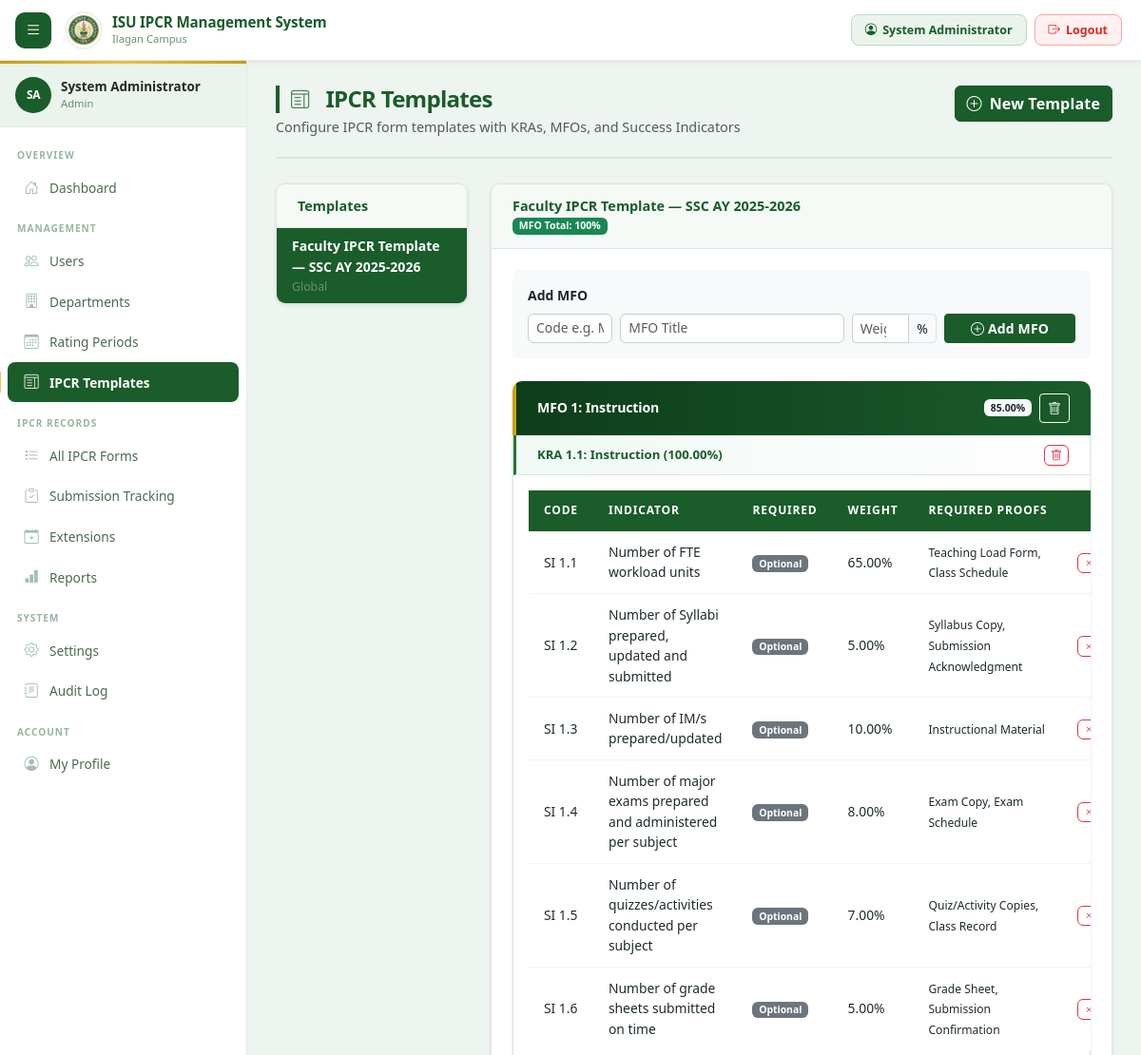
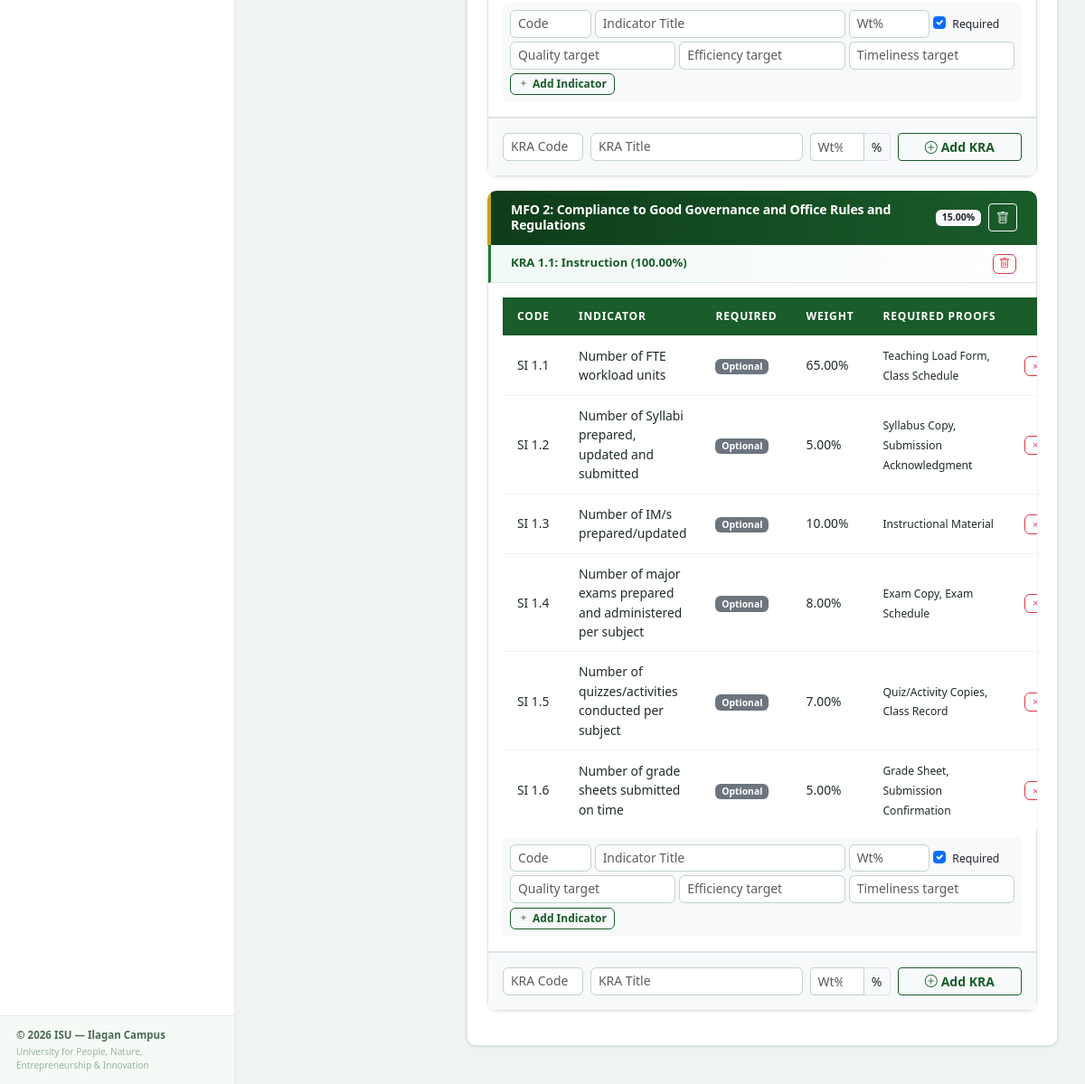
The page /admin/templates.php (signed in) on the database its author committed (2 pictures, top to bottom).
### tables this page shows
CREATE TABLE `ipcr_templates` (
  `id` int(11) NOT NULL,
  `name` varchar(200) NOT NULL,
  `period_id` int(11) DEFAULT NULL,
  `is_default` tinyint(1) DEFAULT 0,
  `description` text DEFAULT NULL,
  `created_by` int(11) DEFAULT NULL,
  `created_at` timestamp NOT NULL DEFAULT current_timestamp(),
  `updated_at` timestamp NOT NULL DEFAULT current_timestamp() ON UPDATE current_timestamp()
);

CREATE TABLE `mfos` (
  `id` int(11) NOT NULL,
  `template_id` int(11) NOT NULL,
  `code` varchar(20) DEFAULT NULL,
  `title` varchar(200) NOT NULL,
  `weight` decimal(5,2) DEFAULT 0.00,
  `sort_order` int(11) DEFAULT 0
);

CREATE TABLE `kras` (
  `id` int(11) NOT NULL,
  `mfo_id` int(11) NOT NULL,
  `code` varchar(20) DEFAULT NULL,
  `title` varchar(200) NOT NULL,
  `weight` decimal(5,2) DEFAULT 0.00,
  `sort_order` int(11) DEFAULT 0
);

CREATE TABLE `success_indicators` (
  `id` int(11) NOT NULL,
  `kra_id` int(11) NOT NULL,
  `code` varchar(20) DEFAULT NULL,
  `title` varchar(500) NOT NULL,
  `quality_target` text DEFAULT NULL,
  `efficiency_target` text DEFAULT NULL,
  `timeliness_target` text DEFAULT NULL,
  `si_weight` decimal(5,2) DEFAULT 0.00,
  `is_required` tinyint(1) DEFAULT 1,
  `rating_basis` varchar(50) DEFAULT 'quality',
  `sort_order` int(11) DEFAULT 0
);

### config/auth.php (called while the page is built, shortened)
<?php
function h(mixed $val): string {
    return htmlspecialchars((string)($val ?? ''), ENT_QUOTES, 'UTF-8');
}

### admin/templates.php (the view, shortened to what this page needs)
<?php
require_once __DIR__ . '/../includes/header.php';
$db  = getDB();
$templates = $db->query("SELECT t.*, p.name as period_name FROM ipcr_templates t LEFT JOIN rating_periods p ON t.period_id=p.id ORDER BY t.created_at DESC")->fetchAll();
$viewTmplId = (int)($_GET['tmpl'] ?? ($templates[0]['id'] ?? 0));
$viewTmpl   = null;
$mfos       = [];
if ($viewTmplId) {
    $vt = $db->prepare("SELECT * FROM ipcr_templates WHERE id=?"); $vt->execute([$viewTmplId]); $viewTmpl = $vt->fetch();
    $mfoRows = $db->prepare("SELECT * FROM mfos WHERE template_id=? ORDER BY sort_order"); $mfoRows->execute([$viewTmplId]); $mfoRows = $mfoRows->fetchAll();
    foreach ($mfoRows as $mfo) {
        $kraRows = $db->prepare("SELECT * FROM kras WHERE mfo_id=? ORDER BY sort_order"); $kraRows->execute([$mfo['id']]); $kraRows = $kraRows->fetchAll();
        foreach ($kraRows as &$kra) {
            $siRows = $db->prepare("SELECT s.*, GROUP_CONCAT(r.label ORDER BY r.sort_order SEPARATOR '|') as proof_types FROM success_indicators s LEFT JOIN required_proof_types r ON r.si_id=s.id WHERE s.kra_id=? GROUP BY s.id ORDER BY s.sort_order");
            $siRows->execute([$kra['id']]);
            $kra['sis'] = $siRows->fetchAll();
        }
        $mfo['kras'] = $kraRows;
        $mfos[] = $mfo;
    }
}
?>
<div class="page-header">
  <div class="page-header-left">
    <h1><i class="bi bi-layout-text-window me-2"></i>IPCR Templates</h1>
    <p class="text-muted mb-0 mt-1" style="font-size: 0.9rem;">Configure IPCR form templates with KRAs, MFOs, and Success Indicators</p>
  </div>
  <?php if ($currentRole === 'secretary'): ?>
  <div class="alert alert-warning mb-0" style="font-size:.85rem;padding:8px 12px">
    <i class="bi bi-exclamation-triangle me-1"></i>Your edits will be submitted for dean approval before being applied.
  </div>
  <?php else: ?>
  <button class="btn btn-primary" data-bs-toggle="modal" data-bs-target="#newTmplModal">
    <i class="bi bi-plus-circle me-2"></i>New Template
  </button>
  <?php endif; ?>
</div>
<div class="row g-4">
  <div class="col-lg-3">
    <div class="card">
      <div class="card-header"><h6>Templates</h6></div>
      <div class="list-group list-group-flush">
        <?php foreach($templates as $t): ?>
        <a href="?tmpl=<?= $t['id'] ?>" class="list-group-item list-group-item-action <?= $viewTmplId==$t['id']?'active':'' ?>">
          <div class="fw-bold"><?= h($t['name']) ?></div>
          <div class="text-muted-sm"><?= h($t['period_name'] ?? 'Global') ?></div>
        </a>
        <?php endforeach; ?>
      </div>
    </div>
  </div>
  <div class="col-lg-9">
    <?php if($viewTmpl): ?>
    <div class="card mb-3">
      <div class="card-header d-flex justify-content-between align-items-center">
        <div>
          <h6><?= h($viewTmpl['name']) ?></h6>
          <?php
          $mfoSum = array_sum(array_column($mfos,'weight'));
          ?>
          <span class="badge <?= abs($mfoSum-100)<0.01?'bg-success':'bg-danger' ?>">MFO Total: <?= $mfoSum ?>%</span>
        </div>
      </div>
      <div class="card-body">
        <form method="POST" class="mb-4 p-3 bg-light rounded">
          <div class="fw-bold mb-2">Add MFO</div>
          <div class="row g-2 align-items-end">
            <div class="col-md-2"><input class="form-control form-control-sm" name="mfo_code" placeholder="Code e.g. MFO5"></div>
            <div class="col-md-5"><input class="form-control form-control-sm" name="mfo_title" placeholder="MFO Title" required></div>
            <div class="col-md-2"><div class="input-group input-group-sm"><input type="number" class="form-control" name="mfo_weight" placeholder="Weight" min="0" max="100"><span class="input-group-text">%</span></div></div>
            <div class="col-md-3"><button class="btn btn-sm btn-primary w-100"><i class="bi bi-plus-circle me-1"></i>Add MFO</button></div>
          </div>
        </form>
        <?php foreach($mfos as $mfo): ?>
        <div class="mfo-accordion mb-3">
          <div class="mfo-header">
            <h6><?= h($mfo['code']) ?>: <?= h($mfo['title']) ?></h6>
            <div class="d-flex align-items-center gap-2">
              <span class="badge bg-light text-dark"><?= $mfo['weight'] ?>%</span>
              <form method="POST" style="display:inline">
                <button type="submit" class="btn btn-sm btn-outline-light" onclick="return confirm('Delete this MFO and all its KRAs/SIs?')">
                  <i class="bi bi-trash"></i>
                </button>
              </form>
            </div>
          </div>
          <div class="mfo-body">
            <?php foreach($mfo['kras'] as $kra): ?>
            <div class="kra-block">
              <div class="kra-header">
                <h6><?= h($kra['code']) ?>: <?= h($kra['title']) ?> (<?= $kra['weight'] ?>%)</h6>
                <form method="POST" style="display:inline">
                  <button type="submit" class="btn btn-xs btn-outline-danger" style="padding:1px 6px;font-size:.75rem" onclick="return confirm('Delete this KRA?')"><i class="bi bi-trash"></i></button>
                </form>
              </div>
              <div class="p-3">
                <table class="ipcr-table mb-2" style="font-size:.8rem">
                  <thead><tr><th>Code</th><th>Indicator</th><th>Required</th><th>Weight</th><th>Required Proofs</th><th></th></tr></thead>
                  <tbody>
                    <?php foreach($kra['sis'] as $si): ?>
                    <tr>
                      <td><?= h($si['code']) ?></td>
                      <td><?= h($si['title']) ?></td>
                      <td><?= $si['is_required'] ? '<span class="badge bg-danger">Required</span>' : '<span class="badge bg-secondary">Optional</span>' ?></td>
                      <td><?= h($si['si_weight']) ?>%</td>
                      <td><small><?= h(str_replace('|',', ',$si['proof_types']??'')) ?></small></td>
                      <td>
                        <form method="POST" style="display:inline">
                          <button type="submit" class="btn btn-xs btn-outline-danger" style="padding:1px 5px;font-size:.72rem" onclick="return confirm('Delete?')"><i class="bi bi-x"></i></button>
                        </form>
                      </td>
                    </tr>
                    <?php endforeach; ?>
                  </tbody>
                </table>
                <form method="POST" class="p-2 bg-light rounded">
                  <div class="row g-1 mb-1">
                    <div class="col-2"><input class="form-control form-control-sm" name="si_code" placeholder="Code"></div>
                    <div class="col-6"><input class="form-control form-control-sm" name="si_title" placeholder="Indicator Title" required></div>
                    <div class="col-2"><input type="number" class="form-control form-control-sm" name="si_weight" placeholder="Wt%" min="0"></div>
                    <div class="col-2">
                      <div class="form-check mt-1">
                        <input type="checkbox" class="form-check-input" name="is_required" id="req-<?= $kra['id'] ?>" checked>
                        <label class="form-check-label small" for="req-<?= $kra['id'] ?>">Required</label>
                      </div>
                    </div>
                  </div>
                  <div class="row g-1 mb-1">
                    <div class="col-4"><input class="form-control form-control-sm" name="quality_target" placeholder="Quality target"></div>
                    <div class="col-4"><input class="form-control form-control-sm" name="efficiency_target" placeholder="Efficiency target"></div>
                    <div class="col-4"><input class="form-control form-control-sm" name="timeliness_target" placeholder="Timeliness target"></div>
                  </div>
                  <button class="btn btn-xs btn-outline-primary" style="font-size:.75rem;padding:2px 8px"><i class="bi bi-plus me-1"></i>Add Indicator</button>
                </form>
              </div>
            </div>
            <?php endforeach; ?>
            <div class="p-3 bg-light border-top">
              <form method="POST" class="row g-2 align-items-end">
                <div class="col-2"><input class="form-control form-control-sm" name="kra_code" placeholder="KRA Code"></div>
                <div class="col-5"><input class="form-control form-control-sm" name="kra_title" placeholder="KRA Title" required></div>
                <div class="col-2"><div class="input-group input-group-sm"><input type="number" class="form-control" name="kra_weight" placeholder="Wt%" min="0" max="100"><span class="input-group-text">%</span></div></div>
                <div class="col-3"><button class="btn btn-sm btn-outline-primary w-100"><i class="bi bi-plus-circle me-1"></i>Add KRA</button></div>
              </form>
            </div>
          </div>
        </div>
        <?php endforeach; ?>
      </div>
    </div>
    <?php else: ?>
    <div class="alert alert-info">Select a template from the list to edit it, or create a new one.</div>
    <?php endif; ?>
  </div>
</div>
<?php require_once __DIR__ . '/../includes/footer.php'; ?>

### assets/css/main.css (style rules this page uses)
:root { --primary: #1a5c2a; --primary-dark: #0e3d1a; --primary-light: #207832; --primary-xlight: #eaf4ec; --primary-hover: #1a6b2e; --accent: #c8a415; --accent-light: #f0c940; --accent-bg: #fdf9e8; --success: #16a34a; --warning: #d97706; --danger: #dc2626; --info: #0369a1; --white: #ffffff; --gray-50: #f6faf7; --gray-100: #eef4f0; --gray-200: #dbe6de; --gray-300: #c2d4c7; --gray-400: #96b59e; --gray-500: #6a8f72; --gray-600: #4b6b52; --gray-700: #334a38; --gray-800: #1e2d22; --sidebar-w: 272px; --navbar-h: 62px; --border-r: 10px; --border-r-sm: 6px; --border-r-lg: 14px; --shadow-xs: 0 1px 2px rgba(0,0,0,.05); --shadow-sm: 0 1px 4px rgba(0,0,0,.07), 0 1px 2px rgba(0,0,0,.04); --shadow-md: 0 4px 16px rgba(0,0,0,.09), 0 2px 6px rgba(0,0,0,.05); --shadow-lg: 0 8px 32px rgba(0,0,0,.13), 0 4px 12px rgba(0,0,0,.07); --transition: all .18s ease; }
*, *::before, *::after { box-sizing: border-box; }
body { font-family: 'Segoe UI', system-ui, -apple-system, sans-serif; font-size: 14px; color: var(--gray-800); background: var(--gray-100); min-height: 100vh; margin: 0; line-height: 1.55; -webkit-font-smoothing: antialiased; }
a { color: var(--primary-light); text-decoration: none; }
.page-header { margin-bottom: 26px; display: flex; align-items: flex-start; justify-content: space-between; gap: 16px; flex-wrap: wrap; padding-bottom: 20px; border-bottom: 2px solid var(--gray-200); }
.page-header h1 { font-size: 1.4rem; font-weight: 800; color: var(--primary); margin: 0 0 5px; letter-spacing: -.03em; display: flex; align-items: center; gap: 10px; }
.page-header h1 i { font-size: 1.2rem; opacity: .75; }
.card { background: #fff; border: 1px solid var(--gray-200); border-radius: var(--border-r); box-shadow: var(--shadow-sm); overflow: hidden; }
.card-header { padding: 14px 22px; border-bottom: 1px solid var(--gray-200); display: flex; align-items: center; justify-content: space-between; gap: 12px; background: var(--gray-50); }
.card-header h5, .card-header h6 { margin: 0; font-weight: 700; color: var(--primary); font-size: .9rem; display: flex; align-items: center; gap: 7px; }
.card-body { padding: 22px; }
.ipcr-table { width: 100%; border-collapse: collapse; background: #fff; }
.ipcr-table thead tr { background: var(--primary); }
.ipcr-table th { color: #ffffff !important; font-size: .75rem; font-weight: 700; text-transform: uppercase; letter-spacing: .07em; padding: 12px 16px; border: none; white-space: nowrap; }
.ipcr-table td { padding: 11px 16px; border-bottom: 1px solid var(--gray-100); vertical-align: middle; font-size: .865rem; color: var(--gray-800); }
.ipcr-table tbody tr:last-child td { border-bottom: none; }
.ipcr-table tbody tr { transition: background .12s ease; }
.btn-primary { background-color: var(--primary) !important; border-color: var(--primary) !important; font-weight: 600 !important; letter-spacing: .01em; }
.btn-outline-primary { color: var(--primary) !important; border-color: var(--primary) !important; font-weight: 600 !important; }
.form-control, .form-select { border-color: var(--gray-300); font-size: .87rem; border-radius: var(--border-r-sm); transition: var(--transition); }
.mfo-accordion { margin-bottom: 16px; border-radius: var(--border-r); overflow: hidden; box-shadow: var(--shadow-sm); }
.mfo-header { background: linear-gradient(90deg, var(--primary-dark) 0%, var(--primary) 100%); color: #fff; padding: 13px 22px; display: flex; align-items: center; justify-content: space-between; cursor: pointer; user-select: none; transition: var(--transition); border-left: 4px solid var(--accent); }
.mfo-header h6 { margin: 0; font-size: .88rem; font-weight: 700; letter-spacing: -.01em; }
.mfo-body { border: 1px solid var(--gray-200); border-top: none; background: #fff; }
.kra-block { border-bottom: 1px solid var(--gray-200); }
.kra-header { background: linear-gradient(90deg, #f0f9f4 0%, #fff 100%); padding: 9px 22px; display: flex; align-items: center; justify-content: space-between; border-bottom: 1px solid var(--gray-200); border-left: 3px solid var(--primary-light); }
.kra-header h6 { margin: 0; font-size: .82rem; font-weight: 700; color: var(--primary); }
.text-muted-sm { font-size: .77rem; color: var(--gray-500); }
.list-group-item-action.active { background-color: var(--primary) !important; border-color: var(--primary) !important; color: #fff !important; }

### rows shown on the page
ipcr_templates: name "Faculty IPCR Template — SSC AY 2025-2026", period_name "Global"
mfos: code "MFO 1", title "Instruction", weight "85.00"
kras: code "KRA 1.1", title "Instruction", weight "100.00"
success_indicators: code "SI 1.1", title "Number of FTE workload units", is_required "Optional", si_weight "65.00", proof_types "Teaching Load Form, Class Schedule"
success_indicators: code "SI 1.2", title "Number of Syllabi prepared, updated and submitted", is_required "Optional", si_weight "5.00", proof_types "Syllabus Copy, Submission Acknowledgment"
success_indicators: code "SI 1.3", title "Number of IM/s prepared/updated", is_required "Optional", si_weight "10.00", proof_types "Instructional Material"
success_indicators: code "SI 1.4", title "Number of major exams prepared and administered per subject", is_required "Optional", si_weight "8.00", proof_types "Exam Copy, Exam Schedule"
success_indicators: code "SI 1.5", title "Number of quizzes/activities conducted per subject", is_required "Optional", si_weight "7.00", proof_types "Quiz/Activity Copies, Class Record"
success_indicators: code "SI 1.6", title "Number of grade sheets submitted on time", is_required "Optional", si_weight "5.00", proof_types "Grade Sheet, Submission Confirmation"
mfos: code "MFO 2", title "Compliance to Good Governance and Office Rules and Regulations", weight "15.00"

### other values the page prints
$_SESSION['name'] "System Administrator"
getInitials($_SESSION['name']) "SA"
$currentRole "Admin"
$mfoSum "100"
